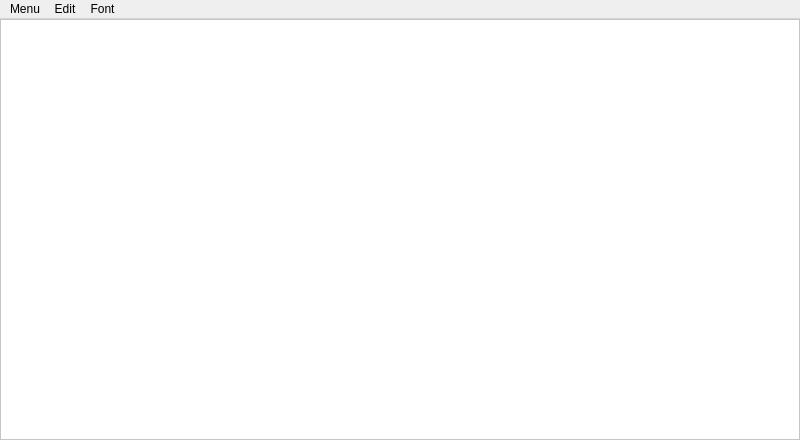
<?xml version="1.0" encoding="UTF-8"?>
<ui version="4.0">
 <class>HillStreetEditor</class>
 <widget class="QMainWindow" name="HillStreetEditor">
  <property name="geometry">
   <rect>
    <x>0</x>
    <y>0</y>
    <width>800</width>
    <height>440</height>
   </rect>
  </property>
  <property name="windowTitle">
   <string>MainWindow</string>
  </property>
  <widget class="QWidget" name="centralwidget">
   <property name="styleSheet">
    <string notr="true">QWidget#centralwidget { background-color: white }</string>
   </property>
   <layout class="QGridLayout" name="gridLayout">
    <property name="margin">
     <number>0</number>
    </property>
    <property name="spacing">
     <number>0</number>
    </property>
    <item row="0" column="0">
     <widget class="QPlainTextEdit" name="plainTextEdit">
      <property name="styleSheet">
       <string notr="true">#plainTextEdit {
background-color: white;
color: black;
}</string>
      </property>
     </widget>
    </item>
   </layout>
  </widget>
  <widget class="QMenuBar" name="menubar">
   <property name="geometry">
    <rect>
     <x>0</x>
     <y>0</y>
     <width>800</width>
     <height>23</height>
    </rect>
   </property>
   <widget class="QMenu" name="menuHillStreetEditor">
    <property name="title">
     <string>Menu</string>
    </property>
    <addaction name="actionNew_File"/>
    <addaction name="actionNew_Quick_File"/>
    <addaction name="actionExport_File"/>
    <addaction name="separator"/>
    <addaction name="actionClose"/>
    <addaction name="actionSecret_Dev_Method"/>
   </widget>
   <widget class="QMenu" name="menuEdit">
    <property name="title">
     <string>Edit</string>
    </property>
    <addaction name="actionFile_Info"/>
    <addaction name="separator"/>
    <addaction name="actionFind"/>
    <addaction name="actionLine_Trimmer"/>
    <addaction name="separator"/>
    <addaction name="actionSet_Translucent_2"/>
    <addaction name="actionSet_Full_Screen"/>
    <addaction name="separator"/>
    <addaction name="actionWord_Wrap"/>
    <addaction name="actionHard_Wrap"/>
    <addaction name="actionHard_Unwrap"/>
    <addaction name="separator"/>
    <addaction name="actionOverwrite"/>
    <addaction name="actionDate_Stamp"/>
   </widget>
   <widget class="QMenu" name="menuFont">
    <property name="title">
     <string>Font</string>
    </property>
    <addaction name="actionIncrease_Font_Size"/>
    <addaction name="actionDecrease_Font_Size"/>
    <addaction name="actionMonotype_Font"/>
   </widget>
   <addaction name="menuHillStreetEditor"/>
   <addaction name="menuEdit"/>
   <addaction name="menuFont"/>
  </widget>
  <action name="actionSet_Translucent_2">
   <property name="checkable">
    <bool>true</bool>
   </property>
   <property name="text">
    <string>Set Translucent</string>
   </property>
   <property name="shortcut">
    <string>Ctrl+U</string>
   </property>
  </action>
  <action name="actionFile_Info">
   <property name="text">
    <string>File Info</string>
   </property>
   <property name="shortcut">
    <string>Ctrl+I</string>
   </property>
  </action>
  <action name="actionNew_File">
   <property name="text">
    <string>New File</string>
   </property>
   <property name="shortcut">
    <string>Ctrl+N</string>
   </property>
  </action>
  <action name="actionClose">
   <property name="text">
    <string>Close</string>
   </property>
   <property name="shortcut">
    <string>Ctrl+W</string>
   </property>
  </action>
  <action name="actionHard_Wrap">
   <property name="text">
    <string>Hard Wrap</string>
   </property>
   <property name="toolTip">
    <string>Wrap it hard, baby.</string>
   </property>
   <property name="shortcut">
    <string>Ctrl+Shift+R</string>
   </property>
  </action>
  <action name="actionExport_File">
   <property name="text">
    <string>Export File</string>
   </property>
   <property name="shortcut">
    <string>Ctrl+E</string>
   </property>
  </action>
  <action name="actionFind">
   <property name="text">
    <string>Find and Replace</string>
   </property>
   <property name="shortcut">
    <string>Ctrl+F</string>
   </property>
  </action>
  <action name="actionWord_Wrap">
   <property name="checkable">
    <bool>true</bool>
   </property>
   <property name="checked">
    <bool>true</bool>
   </property>
   <property name="text">
    <string>Word Wrap</string>
   </property>
   <property name="shortcut">
    <string>Ctrl+R</string>
   </property>
  </action>
  <action name="actionOverwrite">
   <property name="checkable">
    <bool>true</bool>
   </property>
   <property name="text">
    <string>Overwrite</string>
   </property>
   <property name="toolTip">
    <string>Overwrite text, instead of inserting.</string>
   </property>
   <property name="shortcut">
    <string>Ctrl+O</string>
   </property>
  </action>
  <action name="actionSet_Full_Screen">
   <property name="checkable">
    <bool>true</bool>
   </property>
   <property name="text">
    <string>Set Full Screen</string>
   </property>
   <property name="shortcut">
    <string>Ctrl+Shift+F</string>
   </property>
  </action>
  <action name="actionDate_Stamp">
   <property name="text">
    <string>Date Stamp</string>
   </property>
   <property name="shortcut">
    <string>Ctrl+D</string>
   </property>
  </action>
  <action name="actionHard_Unwrap">
   <property name="text">
    <string>Hard Unwrap</string>
   </property>
   <property name="shortcut">
    <string>Ctrl+Shift+G</string>
   </property>
  </action>
  <action name="actionMonotype_Font">
   <property name="checkable">
    <bool>true</bool>
   </property>
   <property name="text">
    <string>Switch Fonts</string>
   </property>
   <property name="shortcut">
    <string>Ctrl+L</string>
   </property>
  </action>
  <action name="actionIncrease_Font_Size">
   <property name="text">
    <string>Increase Font Size</string>
   </property>
   <property name="shortcut">
    <string>Ctrl++</string>
   </property>
  </action>
  <action name="actionDecrease_Font_Size">
   <property name="text">
    <string>Decrease Font Size</string>
   </property>
   <property name="shortcut">
    <string>Ctrl+-</string>
   </property>
  </action>
  <action name="actionLine_Trimmer">
   <property name="text">
    <string>Top and Tail</string>
   </property>
   <property name="shortcut">
    <string>Ctrl+T</string>
   </property>
  </action>
  <action name="actionNew_Quick_File">
   <property name="text">
    <string>New Quick File</string>
   </property>
   <property name="shortcut">
    <string>Ctrl+Shift+N</string>
   </property>
  </action>
  <action name="actionSecret_Dev_Method">
   <property name="text">
    <string>Secret Dev Method</string>
   </property>
   <property name="shortcut">
    <string>Ctrl+P</string>
   </property>
  </action>
 </widget>
 <resources/>
 <connections>
  <connection>
   <sender>actionSet_Translucent_2</sender>
   <signal>toggled(bool)</signal>
   <receiver>HillStreetEditor</receiver>
   <slot>setTranslucent(bool)</slot>
   <hints>
    <hint type="sourcelabel">
     <x>-1</x>
     <y>-1</y>
    </hint>
    <hint type="destinationlabel">
     <x>399</x>
     <y>219</y>
    </hint>
   </hints>
  </connection>
  <connection>
   <sender>actionClose</sender>
   <signal>triggered()</signal>
   <receiver>HillStreetEditor</receiver>
   <slot>close()</slot>
   <hints>
    <hint type="sourcelabel">
     <x>-1</x>
     <y>-1</y>
    </hint>
    <hint type="destinationlabel">
     <x>399</x>
     <y>219</y>
    </hint>
   </hints>
  </connection>
  <connection>
   <sender>actionWord_Wrap</sender>
   <signal>toggled(bool)</signal>
   <receiver>HillStreetEditor</receiver>
   <slot>wordWrap(bool)</slot>
   <hints>
    <hint type="sourcelabel">
     <x>-1</x>
     <y>-1</y>
    </hint>
    <hint type="destinationlabel">
     <x>399</x>
     <y>219</y>
    </hint>
   </hints>
  </connection>
  <connection>
   <sender>actionOverwrite</sender>
   <signal>toggled(bool)</signal>
   <receiver>HillStreetEditor</receiver>
   <slot>setOverwriteMode(bool)</slot>
   <hints>
    <hint type="sourcelabel">
     <x>-1</x>
     <y>-1</y>
    </hint>
    <hint type="destinationlabel">
     <x>399</x>
     <y>219</y>
    </hint>
   </hints>
  </connection>
  <connection>
   <sender>actionSet_Full_Screen</sender>
   <signal>toggled(bool)</signal>
   <receiver>HillStreetEditor</receiver>
   <slot>setFullScreen(bool)</slot>
   <hints>
    <hint type="sourcelabel">
     <x>-1</x>
     <y>-1</y>
    </hint>
    <hint type="destinationlabel">
     <x>399</x>
     <y>219</y>
    </hint>
   </hints>
  </connection>
  <connection>
   <sender>actionDate_Stamp</sender>
   <signal>triggered()</signal>
   <receiver>HillStreetEditor</receiver>
   <slot>dateStamp()</slot>
   <hints>
    <hint type="sourcelabel">
     <x>-1</x>
     <y>-1</y>
    </hint>
    <hint type="destinationlabel">
     <x>399</x>
     <y>219</y>
    </hint>
   </hints>
  </connection>
  <connection>
   <sender>actionHard_Wrap</sender>
   <signal>triggered()</signal>
   <receiver>HillStreetEditor</receiver>
   <slot>hardWrap()</slot>
   <hints>
    <hint type="sourcelabel">
     <x>-1</x>
     <y>-1</y>
    </hint>
    <hint type="destinationlabel">
     <x>399</x>
     <y>219</y>
    </hint>
   </hints>
  </connection>
  <connection>
   <sender>actionNew_File</sender>
   <signal>triggered()</signal>
   <receiver>HillStreetEditor</receiver>
   <slot>newFile()</slot>
   <hints>
    <hint type="sourcelabel">
     <x>-1</x>
     <y>-1</y>
    </hint>
    <hint type="destinationlabel">
     <x>399</x>
     <y>219</y>
    </hint>
   </hints>
  </connection>
  <connection>
   <sender>actionExport_File</sender>
   <signal>triggered()</signal>
   <receiver>HillStreetEditor</receiver>
   <slot>exportFile()</slot>
   <hints>
    <hint type="sourcelabel">
     <x>-1</x>
     <y>-1</y>
    </hint>
    <hint type="destinationlabel">
     <x>399</x>
     <y>219</y>
    </hint>
   </hints>
  </connection>
  <connection>
   <sender>actionHard_Unwrap</sender>
   <signal>triggered()</signal>
   <receiver>HillStreetEditor</receiver>
   <slot>hardUnwrap()</slot>
   <hints>
    <hint type="sourcelabel">
     <x>-1</x>
     <y>-1</y>
    </hint>
    <hint type="destinationlabel">
     <x>399</x>
     <y>219</y>
    </hint>
   </hints>
  </connection>
  <connection>
   <sender>actionMonotype_Font</sender>
   <signal>toggled(bool)</signal>
   <receiver>HillStreetEditor</receiver>
   <slot>setSecondFont(bool)</slot>
   <hints>
    <hint type="sourcelabel">
     <x>-1</x>
     <y>-1</y>
    </hint>
    <hint type="destinationlabel">
     <x>399</x>
     <y>219</y>
    </hint>
   </hints>
  </connection>
  <connection>
   <sender>actionIncrease_Font_Size</sender>
   <signal>triggered()</signal>
   <receiver>HillStreetEditor</receiver>
   <slot>incrementFontSize()</slot>
   <hints>
    <hint type="sourcelabel">
     <x>-1</x>
     <y>-1</y>
    </hint>
    <hint type="destinationlabel">
     <x>399</x>
     <y>219</y>
    </hint>
   </hints>
  </connection>
  <connection>
   <sender>actionDecrease_Font_Size</sender>
   <signal>triggered()</signal>
   <receiver>HillStreetEditor</receiver>
   <slot>decrementFontSize()</slot>
   <hints>
    <hint type="sourcelabel">
     <x>-1</x>
     <y>-1</y>
    </hint>
    <hint type="destinationlabel">
     <x>399</x>
     <y>219</y>
    </hint>
   </hints>
  </connection>
  <connection>
   <sender>actionFile_Info</sender>
   <signal>triggered()</signal>
   <receiver>HillStreetEditor</receiver>
   <slot>showFileInfo()</slot>
   <hints>
    <hint type="sourcelabel">
     <x>-1</x>
     <y>-1</y>
    </hint>
    <hint type="destinationlabel">
     <x>399</x>
     <y>219</y>
    </hint>
   </hints>
  </connection>
  <connection>
   <sender>actionFind</sender>
   <signal>triggered()</signal>
   <receiver>HillStreetEditor</receiver>
   <slot>openFindReplaceDialog()</slot>
   <hints>
    <hint type="sourcelabel">
     <x>-1</x>
     <y>-1</y>
    </hint>
    <hint type="destinationlabel">
     <x>399</x>
     <y>219</y>
    </hint>
   </hints>
  </connection>
  <connection>
   <sender>actionLine_Trimmer</sender>
   <signal>triggered()</signal>
   <receiver>HillStreetEditor</receiver>
   <slot>openTrimLinesDialog()</slot>
   <hints>
    <hint type="sourcelabel">
     <x>-1</x>
     <y>-1</y>
    </hint>
    <hint type="destinationlabel">
     <x>399</x>
     <y>219</y>
    </hint>
   </hints>
  </connection>
  <connection>
   <sender>actionNew_Quick_File</sender>
   <signal>triggered()</signal>
   <receiver>HillStreetEditor</receiver>
   <slot>quickFile()</slot>
   <hints>
    <hint type="sourcelabel">
     <x>-1</x>
     <y>-1</y>
    </hint>
    <hint type="destinationlabel">
     <x>399</x>
     <y>219</y>
    </hint>
   </hints>
  </connection>
 </connections>
 <slots>
  <slot>setTranslucent(bool)</slot>
  <slot>showFileInfo()</slot>
  <slot>dateStamp()</slot>
  <slot>newFile()</slot>
  <slot>exportFile()</slot>
  <slot>openFindReplaceDialog()</slot>
  <slot>openTrimLinesDialog()</slot>
  <slot>wordWrap(bool)</slot>
  <slot>setOverwriteMode(bool)</slot>
  <slot>setFullScreen(bool)</slot>
  <slot>hardWrap()</slot>
  <slot>hardUnwrap()</slot>
  <slot>setSecondFont(bool)</slot>
  <slot>incrementFontSize()</slot>
  <slot>decrementFontSize()</slot>
  <slot>quickFile()</slot>
  <slot>secretDevelopmentMethod()</slot>
 </slots>
</ui>
